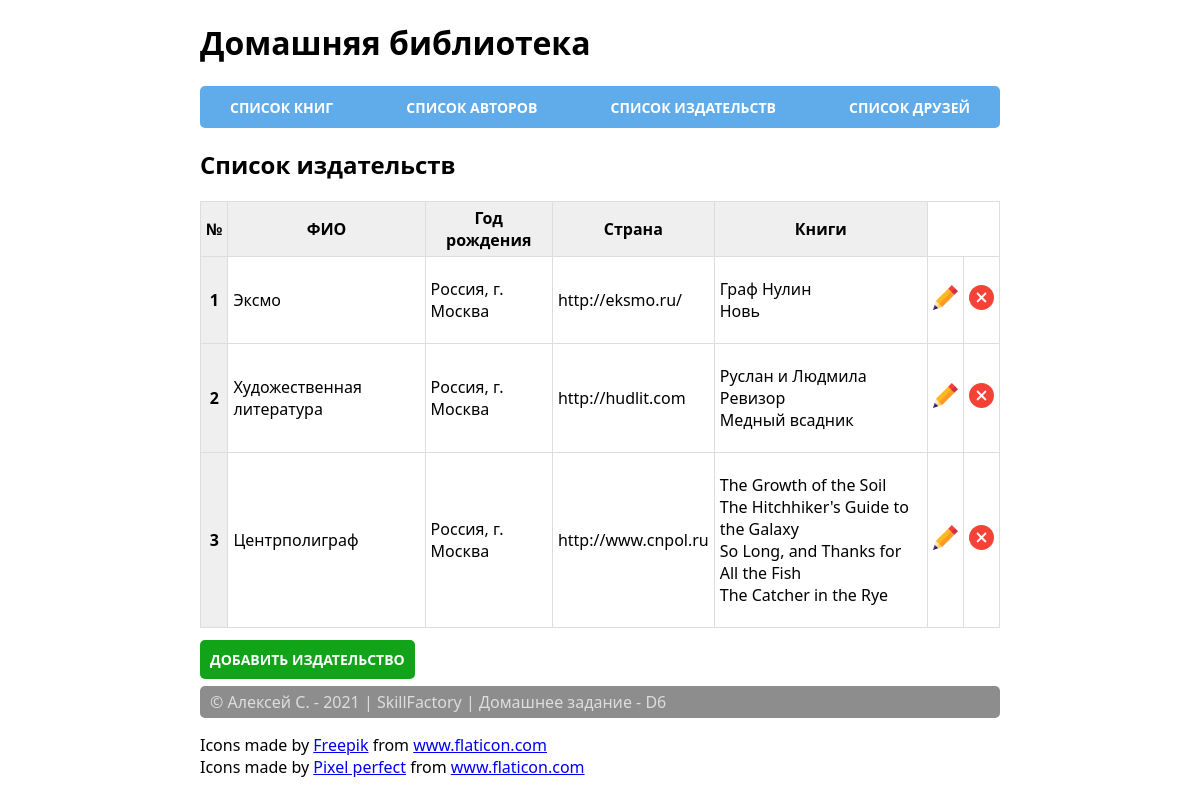
Screenshot of /publishers/ with the database file from the repository.
### home_library/models.py (models this page shows, shortened)
class Publisher(models.Model):
    name = models.TextField(verbose_name='Название')
    address = models.TextField(verbose_name='Юридический адрес')
    web = models.TextField(verbose_name='Web-сайт')

class Book(models.Model):
    ISBN = models.CharField(max_length=13,
                            verbose_name=_("Международный стандартный "
                                           "книжный номер"))
    title = models.TextField(verbose_name=_("Название"))
    description = models.TextField(verbose_name=_("Аннотация"))
    year_release = models.SmallIntegerField(verbose_name=_("Год издания"))
    copy_count = models.SmallIntegerField(verbose_name=_("Число копий"), null=True)
    price = models.DecimalField(max_digits=12, decimal_places=2, null=True,
                                verbose_name=_("Цена"))
    author = models.ForeignKey("home_library.Author", on_delete=models.CASCADE,
                               verbose_name=_("Автор"), related_name="book_author")
    publisher = models.ForeignKey("home_library.publisher", on_delete=SET_NULL, null=True,
                                  verbose_name=_("Издательство"), related_name="book_publisher")
    friends = models.ForeignKey("home_library.Friend", on_delete=SET_NULL, null=True, verbose_name=_("Должник"), related_name="book_friend")
    photo = models.ImageField(upload_to='book_photo', blank=True, verbose_name=_("Изображение книги"), null=True)

### home_library/views.py (the view)
# urls.py: path('publishers/', PublisherList.as_view(), name='publishers'),
class PublisherList(ListView):
    model = Publisher
    context_object_name = "publishers"
    template_name = "publisher_list.html"

### home_library/templates/publisher_list.html
{% extends 'base.html' %}
{% block extra_content %}
{% load static %}
<h2>Cписок издательств</h2>
<table class="table-book">
    <thead>
        <tr>
            <th scope="col">№</th>
            <th scope="col">ФИО</th>
            <th scope="col">Год рождения</th>
            <th scope="col">Страна</th>
            <th scope="col">Книги</th>
        </tr>
    </thead>
    {% for publisher in publishers %}
    <tr>
        <th scope="row">{{ forloop.counter }}</th>
        <td>{{ publisher.name }}</td>
        <td>{{ publisher.address }}</td>
        <td>{{ publisher.web }}</td>
        <td>
            <ul class="related-books">
                {% for book in publisher.book_publisher.all %}
                <li > {{book.title}} </li>
                {% endfor %}
            </ul>
        </td>
        <td><a href="{% url 'home_library:publisher_edit' publisher.pk %}">
            <img src="{% static 'img/pencil.svg' %}" alt="" width="25px" height="auto">
        </a></td>
        <td><a href="{% url 'home_library:publisher_delete' publisher.pk %}">
            <img src="{% static 'img/remove.svg' %}" alt="" width="25px" height="auto">
        </a></td>
    </tr>
    {% endfor %}
</table>
<a class="link-create" href="{% url 'home_library:publisher_add'%}">Добавить издательство</a>
{% endblock %}

### static/css/style.css (style rules this page uses)
body { font-family: 'Segoe UI', Tahoma, Geneva, Verdana, sans-serif; }
.table-book { width: 100%; margin-bottom: 20px; border: 1px solid #dddddd; border-collapse: collapse; }
.table-book th { font-weight: bold; padding: 5px; background: #efefef; border: 1px solid #dddddd; }
.table-book td { border: 1px solid #dddddd; padding: 5px; }
.related-books { list-style: none; padding-left: 0; }
.link-create { margin: 30px 0; padding: 10px; background-color: rgb(17, 163, 24); border-radius: 5px; cursor: pointer; color: rgb(255, 255, 255); text-transform: uppercase; text-decoration: none; font-weight: bold; font-size: 14px; }

### rows the page displays
Publisher: name "Эксмо", address "Россия, г. Москва", web "http://eksmo.ru/"
Book: title "Граф Нулин"
Book: title "Новь"
Publisher: name "Художественная литература", address "Россия, г. Москва", web "http://hudlit.com"
Book: title "Руслан и Людмила"
Book: title "Ревизор"
Book: title "Медный всадник"
Publisher: name "Центрполиграф", address "Россия, г. Москва", web "http://www.cnpol.ru"
Book: title "The Growth of the Soil"
Book: title "The Hitchhiker's Guide to the Galaxy"
Book: title "So Long, and Thanks for All the Fish"
Book: title "The Catcher in the Rye"
